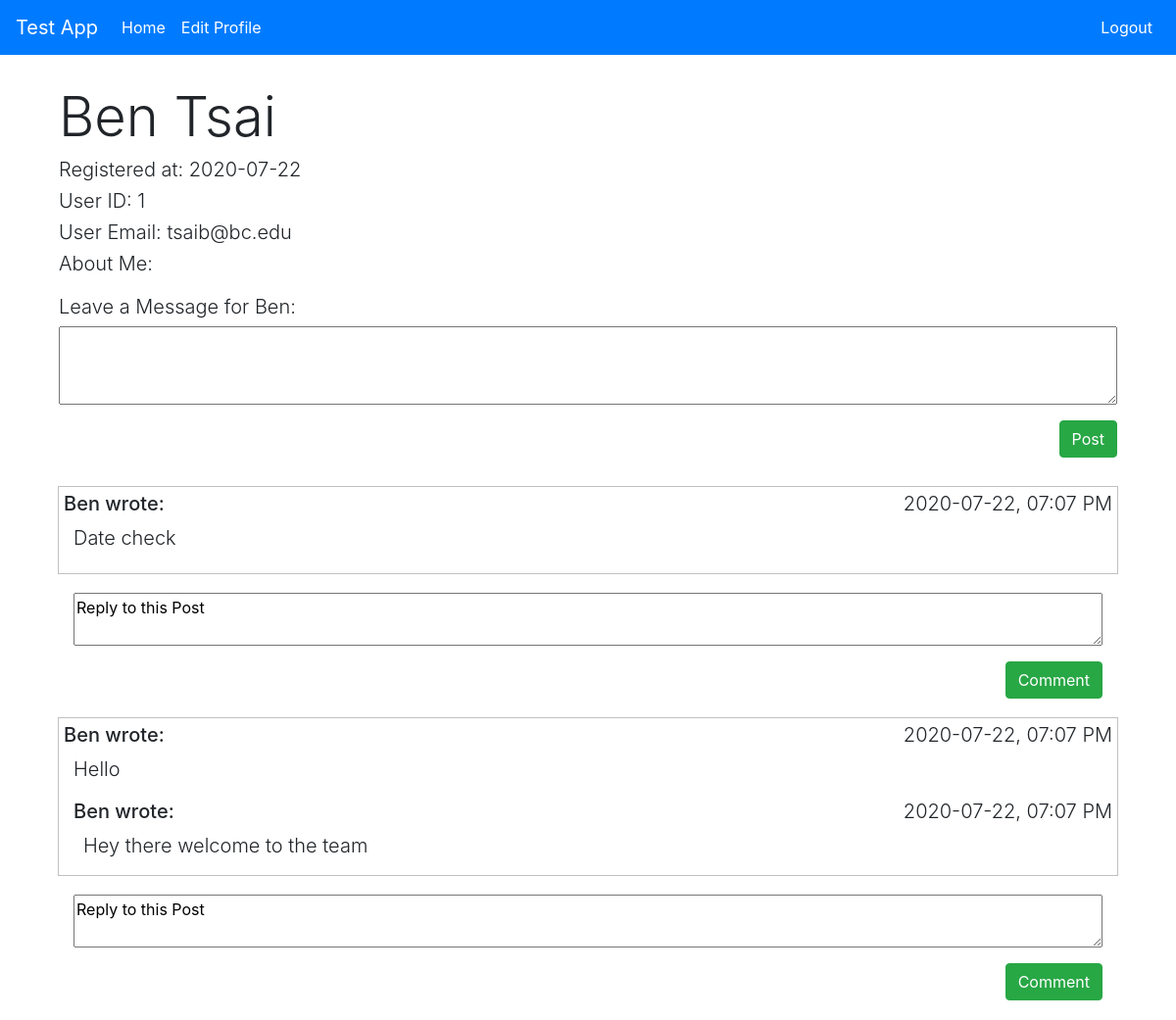
The app's page /users/show/1 with its own data.
### login/models.py (models this page shows)
class User(models.Model):
    first_name = models.CharField(max_length = 255)
    last_name = models.CharField(max_length = 255)
    email = models.CharField(max_length = 255)
    user_level = models.IntegerField()
    password = models.CharField(max_length = 255)
    desc = models.TextField(blank=True)
    created_at = models.DateTimeField(auto_now_add=True)
    updated_at = models.DateTimeField(auto_now=True)
    objects = UserManager()

### users/models.py (models this page shows)
class Post(models.Model):
    content = models.TextField()
    poster = models.ForeignKey(User, related_name="posts_made", on_delete = models.CASCADE)
    receiver = models.ForeignKey(User, related_name="posts_on_wall", on_delete = models.CASCADE)
    created_at = models.DateTimeField(auto_now_add=True)
    updated_at = models.DateTimeField(auto_now =True)

class Comment(models.Model):
    content = models.TextField()
    user = models.ForeignKey(User, related_name="comments", on_delete = models.CASCADE)
    post = models.ForeignKey(Post, related_name="comments", on_delete = models.CASCADE)
    created_at = models.DateTimeField(auto_now_add=True)
    updated_at = models.DateTimeField(auto_now=True)

### users/views.py (the view)
# urls.py: path('/show/<int:num>', views.show_user),
def show_user(request, num):
    context = {
        'user':User.objects.get(id = num)
    }
    return render(request, 'show_user.html', context)

### users/templates/show_user.html (shortened to what this page needs)
<!DOCTYPE html>
<html lang="en">
    <head>
        <link rel="stylesheet" href="https://stackpath.bootstrapcdn.com/bootstrap/4.5.0/css/bootstrap.min.css">
    </head>
    <body>
        <nav class="navbar navbar-expand-lg navbar-dark bg-primary">
            <a class="navbar-brand" href="#">Test App</a>
            <div class="collapse navbar-collapse " id="navbarNav">
                <ul class="navbar-nav">
                    <li class="nav-item active">
                      <a class="nav-link" href="http://localhost:8000/dashboard">Home <span class="sr-only">(current)</span></a>
                    </li>
                    <li class="nav-item active">
                        <a class="nav-link" href="http://localhost:8000/users/edit">Edit Profile <span class="sr-only">(current)</span></a>
                    </li>
                </ul>
              <ul class="navbar-nav ml-auto">
                <li class="nav-item active">
                  <a class="nav-link" href="http://localhost:8000/logout">Logout<span class="sr-only">(current)</span></a>
                </li>
              </ul>
            </div>
        </nav>
        <div class = "container" style = "padding: 30px">
            <h1 class = "display-4">{{user.first_name}} {{user.last_name}}</h1>
            <h3 class = "lead">Registered at: {{user.created_at| date:'Y-m-d'}}</h3>
            <h3 class = "lead">User ID: {{user.id}}</h3>
            <h3 class = "lead">User Email: {{user.email}}</h3>
            <h3 class = "lead">About Me: {{user.desc}}</h3>
            <h3 class = "lead" style="margin-top: 20px;">Leave a Message for {{user.first_name}}:</h3>
            <form action="http://localhost:8000/users/{{user.id}}/post" method = "POST">
                <textarea style = "width: 100%; height: 5em;" name="post"></textarea>
                <button class = "btn btn-success ml-auto" style = "display:block; margin-top: 10px;">Post</button>
            </form>
        </div>
        <div class = "container" style = "padding: 0px 30px; ">
            {% for post in user.posts_on_wall.all reversed %}
            <div class = "container" style = "outline: 1px solid silver; padding: 5px; margin-bottom: 20px;">
                <div style = "display: flex;">
                    <h3 class = "h5">{{post.poster.first_name}} wrote: </h3>
                    <h3 class = "lead ml-auto">{{post.created_at|date:'Y-m-d, h:m A'}}</h3>
                </div>
                <p class = "lead" style="margin-left: 10px;">{{post.content}}</p>
                {% for comment in post.comments.all %}
                <div style = "display: flex; margin-left: 10px;">
                    <h3 class = "h5">{{comment.user.first_name}} wrote: </h3>
                    <h3 class = "lead ml-auto">{{comment.created_at|date:'Y-m-d, h:m A'}}</h3>
                </div>
                <p class = "lead" style="margin-left: 20px; margin-bottom: 10px;">{{comment.content}}</p>
                {% endfor %}
            </div>
            <div class = "container">
                <form action="http://localhost:8000/users/{{user.id}}/{{post.id}}/comment" method="POST">
                    <textarea name="comment" style="width: 100%;">Reply to this Post</textarea>
                    <button class = "btn btn-success ml-auto" style = "display: block; margin-top: 10px; margin-bottom: 20px;">Comment</button>
                </form>
            </div>
            {% endfor %}
        </div>
    </body>
</html>

### records on screen
User: first_name "Ben", last_name "Tsai", created_at "2020-07-22", id "1", email "tsaib@bc.edu"
Post: poster.first_name "Ben", created_at "2020-07-22, 07:07 PM", content "Date check"
Post: poster.first_name "Ben", created_at "2020-07-22, 07:07 PM", content "Hello"
Comment: user.first_name "Ben", created_at "2020-07-22, 07:07 PM", content "Hey there welcome to the team"
